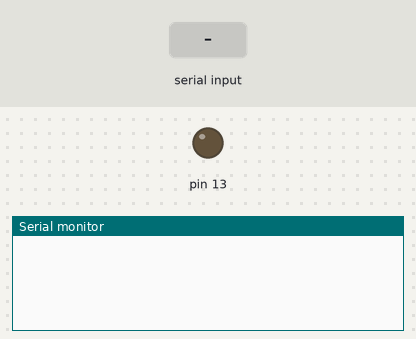
A sketch run on a simulated Arduino Uno, built with avr-gcc and run on an emulated ATmega328P. Shown: output pins drawn as LEDs (lit = HIGH), the last lines printed to the serial monitor. The test bench sets the inputs (shaded band).

Above: at 1.2 s.
1.3 s: "YES" received over the second serial link
At 3.5 s:
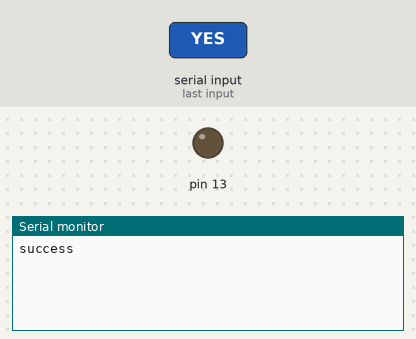
3.8 s: "NO" received over the second serial link
At 5.5 s:
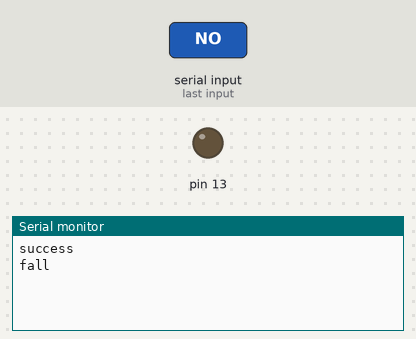

The sketch:

SoftwareSerial2.ino
```cpp
#include <SoftwareSerial.h>

#define TX 6
#define RX 7

SoftwareSerial soft_Serial(TX, RX);

void setup() {
  Serial.begin(9600);
  soft_Serial.begin(9600);
  pinMode(13, OUTPUT);
}

void loop() {
  /*if(soft_Serial.available() > 0) {
    int data = soft_Serial.read();
    if(data == 49) {
      digitalWrite(13, HIGH);
      //Serial.println("a");
    }
    else if(data == 50) {
      digitalWrite(13, HIGH);
      //Serial.println("b");
    }
    else {
      digitalWrite(13, LOW);
    }
  }*/

  String myString = soft_Serial.readString();

  if(myString == "YES")
    Serial.println("success");
  else if(myString == "NO")
    Serial.println("fall");
}
```

Measured:
- after the input at 1.3 s, the serial monitor: prints a new line after 1.0 s (image 1)
- after the input at 3.8 s, the serial monitor: prints a new line after 1.0 s (image 2)
